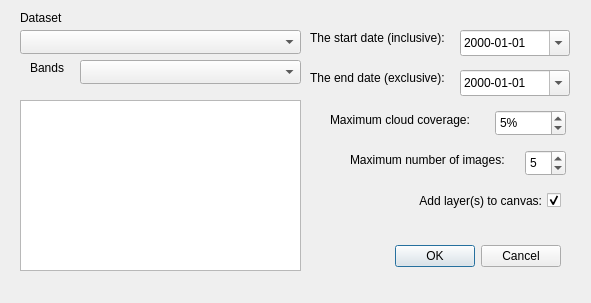
<?xml version="1.0" encoding="UTF-8"?>
<ui version="4.0">
 <class>GeeDataCatalogDialogBase</class>
 <widget class="QDialog" name="GeeDataCatalogDialogBase">
  <property name="geometry">
   <rect>
    <x>0</x>
    <y>0</y>
    <width>591</width>
    <height>303</height>
   </rect>
  </property>
  <property name="windowTitle">
   <string>Search Google Earth Engine Data Catalog</string>
  </property>
  <property name="locale">
   <locale language="English" country="UnitedStates"/>
  </property>
  <widget class="QDialogButtonBox" name="button_box">
   <property name="geometry">
    <rect>
     <x>380</x>
     <y>240</y>
     <width>181</width>
     <height>32</height>
    </rect>
   </property>
   <property name="orientation">
    <enum>Qt::Horizontal</enum>
   </property>
   <property name="standardButtons">
    <set>QDialogButtonBox::Cancel|QDialogButtonBox::Ok</set>
   </property>
  </widget>
  <widget class="QLabel" name="label">
   <property name="geometry">
    <rect>
     <x>310</x>
     <y>30</y>
     <width>151</width>
     <height>16</height>
    </rect>
   </property>
   <property name="text">
    <string>The start date (inclusive):</string>
   </property>
  </widget>
  <widget class="QLabel" name="label_2">
   <property name="geometry">
    <rect>
     <x>310</x>
     <y>70</y>
     <width>161</width>
     <height>16</height>
    </rect>
   </property>
   <property name="text">
    <string>The end date (exclusive):</string>
   </property>
  </widget>
  <widget class="QDateEdit" name="startdate">
   <property name="geometry">
    <rect>
     <x>460</x>
     <y>30</y>
     <width>110</width>
     <height>26</height>
    </rect>
   </property>
   <property name="displayFormat">
    <string>yyyy-MM-dd</string>
   </property>
   <property name="calendarPopup">
    <bool>true</bool>
   </property>
  </widget>
  <widget class="QComboBox" name="collection">
   <property name="geometry">
    <rect>
     <x>20</x>
     <y>30</y>
     <width>281</width>
     <height>24</height>
    </rect>
   </property>
  </widget>
  <widget class="QDateEdit" name="enddate">
   <property name="geometry">
    <rect>
     <x>460</x>
     <y>70</y>
     <width>110</width>
     <height>26</height>
    </rect>
   </property>
   <property name="displayFormat">
    <string>yyyy-MM-dd</string>
   </property>
   <property name="calendarPopup">
    <bool>true</bool>
   </property>
  </widget>
  <widget class="QLabel" name="label_3">
   <property name="geometry">
    <rect>
     <x>20</x>
     <y>10</y>
     <width>61</width>
     <height>16</height>
    </rect>
   </property>
   <property name="text">
    <string>Dataset</string>
   </property>
  </widget>
  <widget class="QLabel" name="label_4">
   <property name="geometry">
    <rect>
     <x>30</x>
     <y>60</y>
     <width>41</width>
     <height>16</height>
    </rect>
   </property>
   <property name="text">
    <string>Bands</string>
   </property>
  </widget>
  <widget class="QComboBox" name="bands">
   <property name="geometry">
    <rect>
     <x>80</x>
     <y>60</y>
     <width>221</width>
     <height>24</height>
    </rect>
   </property>
  </widget>
  <widget class="QLabel" name="label_5">
   <property name="geometry">
    <rect>
     <x>330</x>
     <y>110</y>
     <width>161</width>
     <height>20</height>
    </rect>
   </property>
   <property name="text">
    <string>Maximum cloud coverage:</string>
   </property>
  </widget>
  <widget class="QSpinBox" name="cloudcover">
   <property name="geometry">
    <rect>
     <x>495</x>
     <y>110</y>
     <width>71</width>
     <height>26</height>
    </rect>
   </property>
   <property name="suffix">
    <string>%</string>
   </property>
   <property name="value">
    <number>5</number>
   </property>
  </widget>
  <widget class="QTextEdit" name="infotext">
   <property name="geometry">
    <rect>
     <x>20</x>
     <y>100</y>
     <width>281</width>
     <height>171</height>
    </rect>
   </property>
   <property name="readOnly">
    <bool>true</bool>
   </property>
  </widget>
  <widget class="QCheckBox" name="addlayer">
   <property name="geometry">
    <rect>
     <x>400</x>
     <y>190</y>
     <width>161</width>
     <height>21</height>
    </rect>
   </property>
   <property name="layoutDirection">
    <enum>Qt::RightToLeft</enum>
   </property>
   <property name="text">
    <string>Add layer(s) to canvas:</string>
   </property>
   <property name="checked">
    <bool>true</bool>
   </property>
  </widget>
  <widget class="QSpinBox" name="limit">
   <property name="geometry">
    <rect>
     <x>525</x>
     <y>150</y>
     <width>41</width>
     <height>26</height>
    </rect>
   </property>
   <property name="minimum">
    <number>1</number>
   </property>
   <property name="maximum">
    <number>20</number>
   </property>
   <property name="value">
    <number>5</number>
   </property>
  </widget>
  <widget class="QLabel" name="label_6">
   <property name="geometry">
    <rect>
     <x>350</x>
     <y>150</y>
     <width>171</width>
     <height>20</height>
    </rect>
   </property>
   <property name="text">
    <string>Maximum number of images:</string>
   </property>
  </widget>
 </widget>
 <resources/>
 <connections>
  <connection>
   <sender>button_box</sender>
   <signal>accepted()</signal>
   <receiver>GeeDataCatalogDialogBase</receiver>
   <slot>accept()</slot>
   <hints>
    <hint type="sourcelabel">
     <x>20</x>
     <y>20</y>
    </hint>
    <hint type="destinationlabel">
     <x>20</x>
     <y>20</y>
    </hint>
   </hints>
  </connection>
  <connection>
   <sender>button_box</sender>
   <signal>rejected()</signal>
   <receiver>GeeDataCatalogDialogBase</receiver>
   <slot>reject()</slot>
   <hints>
    <hint type="sourcelabel">
     <x>20</x>
     <y>20</y>
    </hint>
    <hint type="destinationlabel">
     <x>20</x>
     <y>20</y>
    </hint>
   </hints>
  </connection>
 </connections>
</ui>
